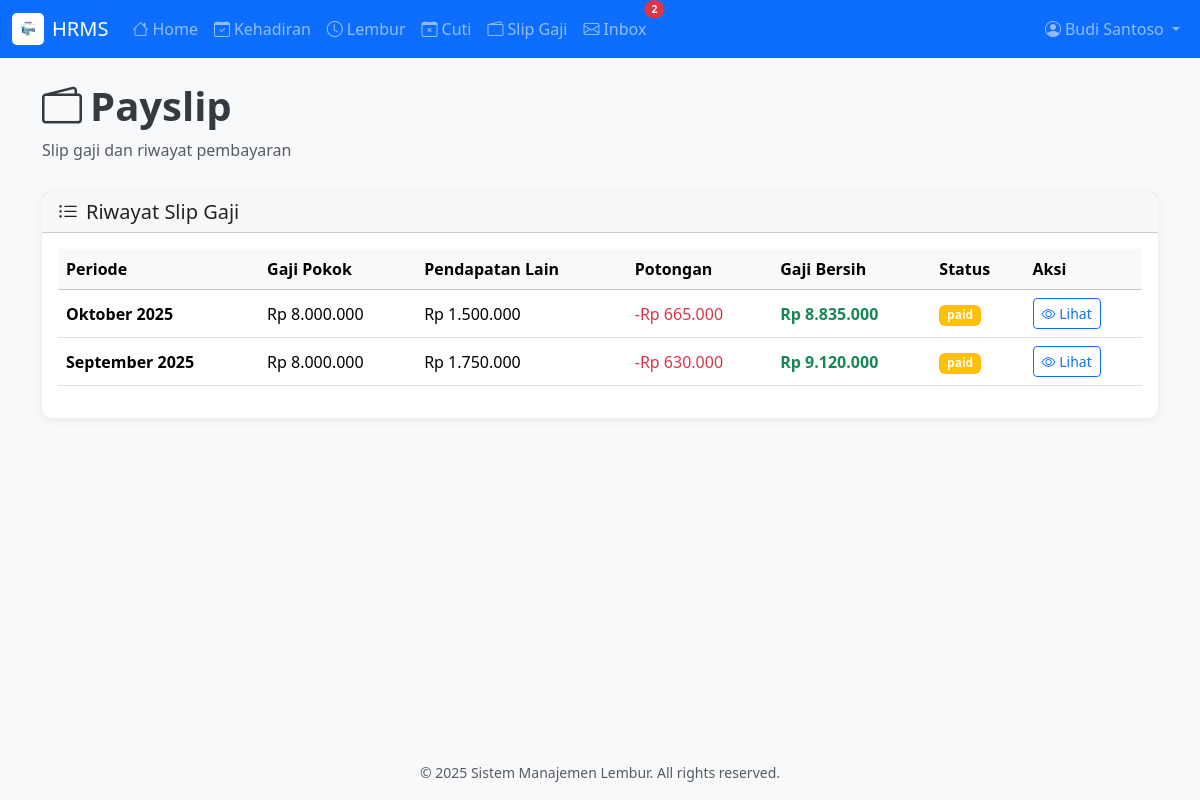
The page /payslip.php (signed in) on the database its author committed.
### tables this page shows
CREATE TABLE payslips (
    id INT AUTO_INCREMENT PRIMARY KEY,
    employee_id INT NOT NULL,
    period_month INT NOT NULL,
    period_year INT NOT NULL,
    basic_salary DECIMAL(15,2) DEFAULT 0,
    overtime_pay DECIMAL(15,2) DEFAULT 0,
    allowances DECIMAL(15,2) DEFAULT 0,
    deductions DECIMAL(15,2) DEFAULT 0,
    tax DECIMAL(15,2) DEFAULT 0,
    net_salary DECIMAL(15,2) DEFAULT 0,
    payment_date DATE,
    status ENUM('draft', 'generated', 'paid') DEFAULT 'draft',
    created_at TIMESTAMP DEFAULT CURRENT_TIMESTAMP,
    INDEX idx_payslip_employee (employee_id),
    UNIQUE KEY unique_payslip (employee_id, period_month, period_year),
    FOREIGN KEY (employee_id) REFERENCES users(id) ON DELETE CASCADE
);

### payslip.php (the view, shortened to what this page needs)
<?php
$database = new Database();
$conn = $database->getConnection();
$userId = getCurrentUserId();
$stmtPayslips = $conn->prepare("
    SELECT * FROM payslips
    WHERE employee_id = :user_id
    ORDER BY period_year DESC, period_month DESC
");
$stmtPayslips->execute([':user_id' => $userId]);
$payslips = $stmtPayslips->fetchAll();
require_once 'includes/header.php';
$months = [
    1 => 'Januari', 2 => 'Februari', 3 => 'Maret', 4 => 'April',
    5 => 'Mei', 6 => 'Juni', 7 => 'Juli', 8 => 'Agustus',
    9 => 'September', 10 => 'Oktober', 11 => 'November', 12 => 'Desember'
];
?>
<div class="container">
    <div class="page-header">
        <h1><i class="bi bi-wallet2 me-2"></i>Payslip</h1>
        <p class="text-muted">Slip gaji dan riwayat pembayaran</p>
    </div>
    <div class="card">
        <div class="card-header">
            <h5 class="mb-0"><i class="bi bi-list-ul me-2"></i>Riwayat Slip Gaji</h5>
        </div>
        <div class="card-body">
            <?php if (empty($payslips)): ?>
                <div class="empty-state">
                    <i class="bi bi-wallet"></i>
                    <h5>Belum Ada Data</h5>
                    <p>Slip gaji Anda akan muncul di sini setelah tersedia.</p>
                </div>
            <?php else: ?>
                <div class="table-responsive">
                    <table class="table table-hover align-middle">
                        <thead class="table-light">
                            <tr>
                                <th>Periode</th>
                                <th>Gaji Pokok</th>
                                <th>Pendapatan Lain</th>
                                <th>Potongan</th>
                                <th>Gaji Bersih</th>
                                <th>Status</th>
                                <th>Aksi</th>
                            </tr>
                        </thead>
                        <tbody>
                            <?php foreach ($payslips as $ps): ?>
                                <tr>
                                    <td><strong><?php echo $months[$ps['period_month']]; ?> <?php echo $ps['period_year']; ?></strong></td>
                                    <td>Rp <?php echo number_format($ps['basic_salary'], 0, ',', '.'); ?></td>
                                    <td>Rp <?php echo number_format($ps['overtime_pay'] + $ps['allowances'], 0, ',', '.'); ?></td>
                                    <td class="text-danger">-Rp <?php echo number_format($ps['deductions'] + $ps['tax'], 0, ',', '.'); ?></td>
                                    <td><strong class="text-success">Rp <?php echo number_format($ps['net_salary'], 0, ',', '.'); ?></strong></td>
                                    <td>
                                        <span class="badge bg-<?php echo $ps['status'] === 'PAID' ? 'success' : 'warning'; ?>">
                                            <?php echo $ps['status']; ?>
                                        </span>
                                    </td>
                                    <td>
                                        <a href="?view=<?php echo $ps['id']; ?>#payslip-detail" class="btn btn-sm btn-outline-primary">
                                            <i class="bi bi-eye"></i> Lihat
                                        </a>
                                    </td>
                                </tr>
                            <?php endforeach; ?>
                        </tbody>
                    </table>
                </div>
            <?php endif; ?>
        </div>
    </div>
</div>
<?php require_once 'includes/footer.php'; ?>

### css/style.css (style rules this page uses)
:root { --primary-color: #0d6efd; --success-color: #198754; --warning-color: #ffc107; --danger-color: #dc3545; }
body { min-height: 100vh; display: flex; flex-direction: column; background-color: #f8f9fa; }
.card { border: none; border-radius: 10px; box-shadow: 0 2px 10px rgba(0, 0, 0, 0.08); transition: transform 0.2s, box-shadow 0.2s; }
.page-header { margin-bottom: 30px; }
.page-header h1 { color: #343a40; font-weight: 600; }

### rows shown on the page
payslips: period_month "Oktober", period_year "2025", basic_salary "8.000.000", $ps['overtime_pay'] + $ps['allowances'] "1.500.000", $ps['deductions'] + $ps['tax'] "665.000", net_salary "8.835.000", status "paid"
payslips: period_month "September", period_year "2025", basic_salary "8.000.000", $ps['overtime_pay'] + $ps['allowances'] "1.750.000", $ps['deductions'] + $ps['tax'] "630.000", net_salary "9.120.000", status "paid"

### other values the page prints
$unreadCount "2"
getCurrentUserName() "Budi Santoso"
